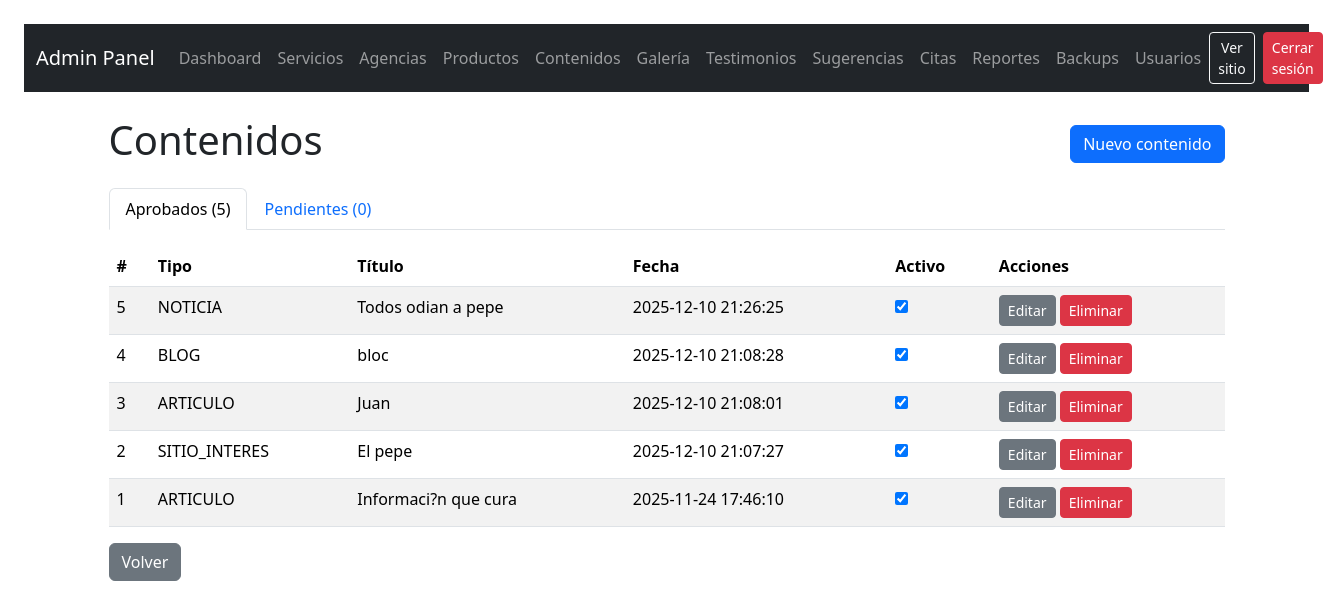
Page /public/admin/contenidos.php (signed in) on the committed database.
### tables this page shows
CREATE TABLE `contenido` (
  `idContenido` int(11) NOT NULL,
  `Tipo` enum('NOTICIA','ARTICULO','BLOG','SITIO_INTERES') NOT NULL,
  `Titulo` varchar(200) NOT NULL,
  `Cuerpo` text NOT NULL,
  `AutorUsuario_id` int(11) DEFAULT NULL,
  `FechaPublicacion` datetime NOT NULL DEFAULT current_timestamp(),
  `Activo` tinyint(1) DEFAULT 1
);

### app/models/Contenido.php (called while the page is built, shortened)
<?php
class Contenido {
    public static function getAll($pdo) {
        $stmt = $pdo->query('SELECT idContenido, Tipo, Titulo, Cuerpo, FechaPublicacion, Activo FROM contenido ORDER BY FechaPublicacion DESC');
        return $stmt->fetchAll();
    }
}
?>

### public/admin/contenidos.php (the view, shortened to what this page needs)
<?php
require_once __DIR__ . '/../../app/config/db.php';
require_once __DIR__ . '/../../app/models/Contenido.php';
$allItems = Contenido::getAll($pdo);
$pendientes = array_filter($allItems, fn($r) => (int)$r['Activo'] === 0);
$aprobados = array_filter($allItems, fn($r) => (int)$r['Activo'] === 1);
?>
<!doctype html>
<html lang="es">
<head>
    <link href="https://cdn.jsdelivr.net/npm/bootstrap@5.3.2/dist/css/bootstrap.min.css" rel="stylesheet">
    <link rel="stylesheet" href="https://cdn.jsdelivr.net/npm/sweetalert2@11/dist/sweetalert2.min.css">
</head>
<body class="p-4">
<?php include __DIR__ . '/partials/admin_nav.php'; ?>
<div class="container py-4">
    <div class="d-flex justify-content-between align-items-center mb-3">
        <h1>Contenidos</h1>
        <a href="contenido_nuevo.php" class="btn btn-primary">Nuevo contenido</a>
    </div>
    <ul class="nav nav-tabs mb-3" id="contenidoTabs" role="tablist">
        <li class="nav-item" role="presentation">
            <button class="nav-link active" id="aprobados-tab" data-bs-toggle="tab" data-bs-target="#aprobados" type="button" role="tab">Aprobados (<?= count($aprobados) ?>)</button>
        </li>
        <li class="nav-item" role="presentation">
            <button class="nav-link" id="pendientes-tab" data-bs-toggle="tab" data-bs-target="#pendientes" type="button" role="tab">Pendientes (<?= count($pendientes) ?>)</button>
        </li>
    </ul>
    <div class="tab-content">
        <div class="tab-pane fade show active" id="aprobados" role="tabpanel">
            <table class="table table-striped">
                <thead><tr><th>#</th><th>Tipo</th><th>Título</th><th>Fecha</th><th>Activo</th><th>Acciones</th></tr></thead>
                <tbody>
                    <?php foreach($aprobados as $r): ?>
                    <tr>
                        <td><?= $r['idContenido'] ?></td>
                        <td><?= htmlspecialchars($r['Tipo']) ?></td>
                        <td><?= htmlspecialchars($r['Titulo']) ?></td>
                        <td><?= htmlspecialchars($r['FechaPublicacion']) ?></td>
                        <td>
                            <form method="post" class="d-inline">
                                <input type="checkbox" name="activo" value="1" <?= $r['Activo'] ? 'checked' : '' ?> onchange="this.form.submit()" aria-label="Activo">
                            </form>
                        </td>
                        <td>
                            <a class="btn btn-sm btn-secondary" href="contenido_editar.php?id=<?= $r['idContenido'] ?>">Editar</a>
                            <form method="post" class="d-inline" onsubmit="return confirm('Eliminar contenido?')">
                                <button type="submit" class="btn btn-sm btn-danger">Eliminar</button>
                            </form>
                        </td>
                    </tr>
                    <?php endforeach; ?>
                </tbody>
            </table>
        </div>
    </div>
    <a href="index.php" class="btn btn-secondary">Volver</a>
</div>
</body>
</html>

### rows in the picture
contenido: idContenido "5", Tipo "NOTICIA", Titulo "Todos odian a pepe", FechaPublicacion "2025-12-10 21:26:25", Activo "☑"
contenido: idContenido "4", Tipo "BLOG", Titulo "bloc", FechaPublicacion "2025-12-10 21:08:28", Activo "☑"
contenido: idContenido "3", Tipo "ARTICULO", Titulo "Juan", FechaPublicacion "2025-12-10 21:08:01", Activo "☑"
contenido: idContenido "2", Tipo "SITIO_INTERES", Titulo "El pepe", FechaPublicacion "2025-12-10 21:07:27", Activo "☑"
contenido: idContenido "1", Tipo "ARTICULO", Titulo "Informaci?n que cura", FechaPublicacion "2025-11-24 17:46:10", Activo "☑"

### other values in the picture
count($aprobados) "5"
count($pendientes) "0"
